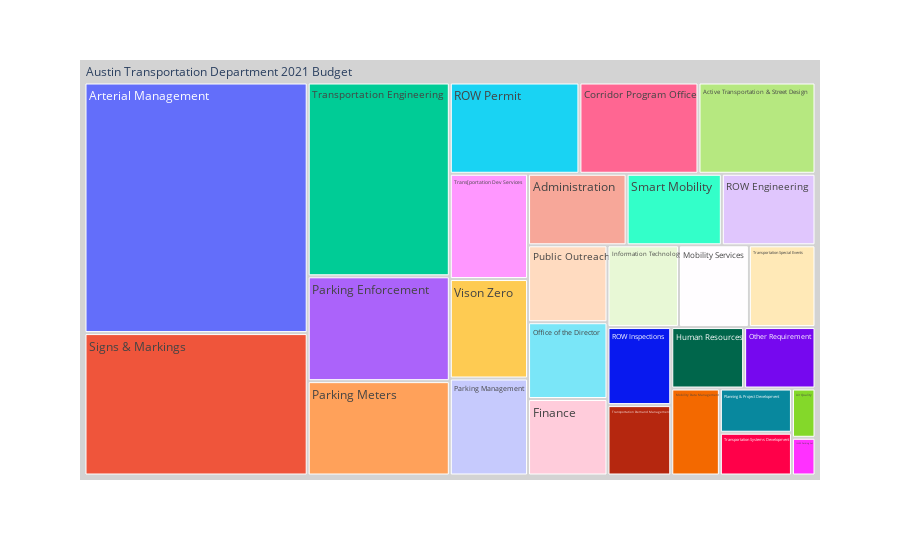

Write notebook code for a chart like this one.
### Code cell
import plotly.express as px
import numpy as np
import pandas as pd
import chart_studio

df = pd.read_excel("ATD FY20_21 Det Exp v Budget.xlsx")

#df = df[df['Unit Name'].isin(['Office of the Director','Corridor Program Office'])]

df = df[df['Budget 2021'] > 0]

df = df[df['Unit Name'] != 'Transfers']


fig = px.treemap(df, 
                 path=
                     [
                      px.Constant("Austin Transportation Department 2021 Budget"), 
                      'Unit Name',
                      'Object Code Category',
                      'Obj Code'
                     ], 
                 values='Budget 2021',
                 maxdepth = 2)
#fig.update_layout(margin = dict(t=50, l=25, r=25, b=25))
fig.update_traces(root_color="lightgrey")
fig.show()

### Figure 1 — Plotly figure (JSON) as saved in the notebook; plotly's stock layout.template omitted (floating-point values rounded to 4 significant figures; data arrays with more than 128 entries replaced by an {"elided": "..."} marker saying what was removed)
{"data": [{"branchvalues": "total", "domain": {"x": [0, 1], "y": [0, 1]}, "hovertemplate": "labels=%{label}<br>Budget 2021=%{value}<br>parent=%{parent}<br>id=%{id}<extra></extra>", "ids": {"elided": "974 str values"}, "labels": {"elided": "974 str values"}, "maxdepth": 2, "name": "", "parents": {"elided": "974 str values"}, "root": {"color": "lightgrey"}, "type": "treemap", "values": {"elided": "974 int values"}}], "layout": {"legend": {"tracegroupgap": 0}, "margin": {"t": 60}}}
